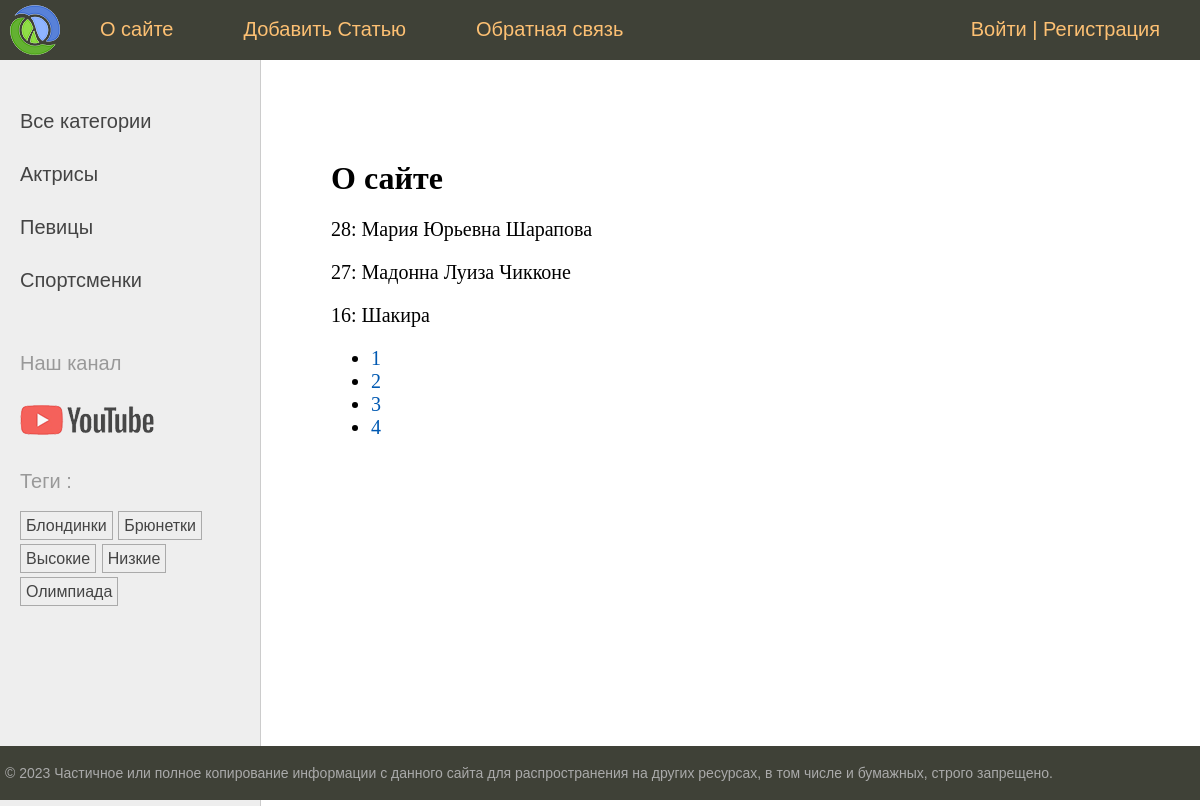
Screenshot of /women/about/ with the database file from the repository.
### women/models.py (models this page shows, shortened)
class Category(models.Model):
    name = models.CharField(max_length=100, db_index=True, verbose_name="Имя")
    slug = models.SlugField(max_length=255, unique=False, db_index=True)
    class Meta:
        verbose_name = "Категория"
        verbose_name_plural = "Категории"
    def get_absolute_url(self):
        return reverse("category", kwargs={"cat_slug": self.slug})

class TagPost(models.Model):
    tag = models.CharField(max_length=100, db_index=True)
    slug = models.SlugField(max_length=255, unique=True, db_index=True)
    def get_absolute_url(self):
        return reverse("tag", kwargs={"tag_slug": self.slug})

class Women(models.Model):
    class Status(models.IntegerChoices):
        DRAFT = 0, "Черновик"
        PUBLISHED = 1, "Опубликовано"
    title = models.CharField(max_length=255, verbose_name="Заголовок")
    slug = models.SlugField(
        max_length=255,
        unique=True,
        db_index=True,
        verbose_name="Slug",
        validators=[
            MinLengthValidator(5, message="Минимум 5 символов"),
            MaxLengthValidator(100, message="Максимум 100 символов"),
        ],
    )
    content = models.TextField(blank=True, verbose_name="Текс Статьи")
    time_create = models.DateTimeField(auto_now_add=True, verbose_name="Время Создания")
    time_update = models.DateTimeField(auto_now=True, verbose_name="Время Изменения")
    photo = models.ImageField(
        upload_to="photos/%Y/%m/%d/",
        default=None,
        blank=True,
        null=True,
        verbose_name="Фото",
    )
    is_published = models.BooleanField(
        choices=tuple(map(lambda x: (bool(x[0]), x[1]), Status.choices)),
        default=Status.DRAFT,
        verbose_name="Возможность Публикации",
    )
    objects = models.Manager()
    published = PublishedManager()
    cat = models.ForeignKey(
        "Category",
        on_delete=models.PROTECT,
        related_name="posts",
        verbose_name="Категории",
    )
    tags = models.ManyToManyField(
        "TagPost", blank=True, related_name="tags", verbose_name="Теги"
    )
    husband = models.OneToOneField(
        "Husband",
        on_delete=models.SET_NULL,
        null=True,
        blank=True,
        related_name="wuman",
        verbose_name="Муж",
    )
    class Meta:
        verbose_name = "Известные Женщины"
        verbose_name_plural = "Известные Женщины"
        ordering = ["-time_create"]
        indexes = [
            models.Index(fields=["-time_create"]),
        ]

### women/views.py (the view)
# urls.py: path("about/", views.about, name="about"),
def about(request):
    contact_list = Women.published.all()
    paginator = Paginator(contact_list, 3)
    page_number = request.GET.get("page")
    page_obj = paginator.get_page(page_number)
    return render(
        request, "women/about.html", {"title": "О сайте", "page_obj": page_obj}
    )

### users/context_processors.py (called while the page is built)
def get_women_context(request):
    return {"mainmenu": menu}

### women/models.py (called while the page is built)
    def get_queryset(self):
        return super().get_queryset().filter(is_published=Women.Status.PUBLISHED)

### women/templatetags/women_tags.py (called while the page is built)
@register.inclusion_tag("women/list_categories.html")
def show_categories(cat_selected=0):
    cats = Category.objects.annotate(total=Count("posts")).filter(total__gt=0)
    return {"cats": cats, "cat_selected": cat_selected}

@register.inclusion_tag("women/list_tags.html")
def show_all_tags():
    return {"tags": TagPost.objects.annotate(total=Count("tags")).filter(total__gt=0)}

### women/templates/women/about.html
{%extends "base.html"%}
{%block content%}
<h1>{{title}}</h1>
{% for item in page_obj %}
<p>{{ item.pk }}: {{item.title}}</p>
{% endfor %}
<nav>
    <ul>
        {%for p in page_obj.paginator.page_range%}
        <li>
            <a href="?page={{ p }}">{{ p }}</a>
        </li>
        {% endfor %}
    </ul>
</nav>
{%endblock%}

### women/templates/women/list_categories.html
{% for cat in cats%}
{% if cat.id == cat_selected%}
<li class="selected">{{cat.name}}</li>
{%else%}
<li><a href="{{ cat.get_absolute_url}}">{{cat.name}}</a></li>
{%endif%}
{% endfor %}

### women/templates/women/list_tags.html
{% if tags %}
<p> Теги :</p>
<ul class="tags-list">
    {% for t in tags%}
    <li><a href="{{t.get_absolute_url}}">{{t.tag}}</a></li>
    {% endfor %}
</ul>
{% endif%}

### women/static/women/css/styles.css (style rules this page uses)
html, body { font-family: 'Arial'; margin: 0; padding: 0; height: 100%; width: 100%; color: #444; }
a { color: #0059b2; text-decoration: none; }
.left-chapters ul { width: 230px; margin: 0; padding: 20px 10px 10px 20px; list-style: none; font-size: 20px; }
.left-chapters ul li { margin: 30px 0 0 0; color: #999; }
.left-chapters ul li a { color: #444; text-decoration: none; }
ul.tags-list { width: 100%; margin: 0; padding: 0; list-style: none; }
ul.tags-list li { margin: 0; padding: 0 0 10px; display: inline-block; }
ul.tags-list li a { padding: 5px; font-size: 16px; border: 1px solid #aaa; }
.content-text h1 { font-size: 32px; }

### rows the page displays
Category: name "Актрисы"
Category: name "Певицы"
Category: name "Спортсменки"
TagPost: tag "Блондинки"
TagPost: tag "Брюнетки"
TagPost: tag "Высокие"
TagPost: tag "Низкие"
TagPost: tag "Олимпиада"
Women: pk "28", title "Мария Юрьевна Шарапова"
Women: pk "27", title "Мадонна Луиза Чикконе"
Women: pk "16", title "Шакира"

### other values shown
{{ m.title }} "О сайте" "Добавить Статью" "Обратная связь"
{{ title }} "О сайте"
{{ p }} "1" "2" "3" "4"
